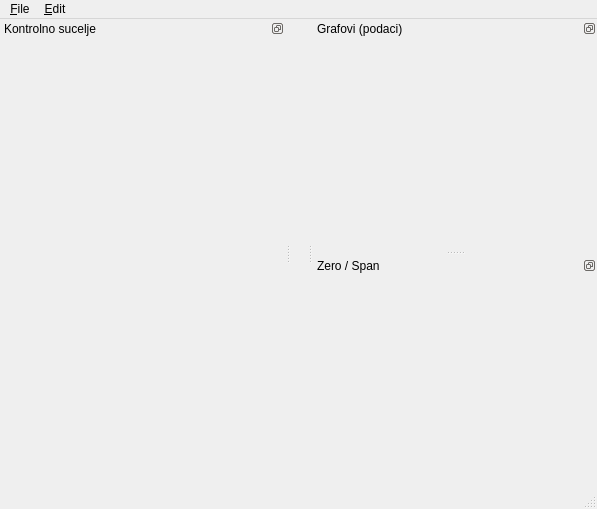
<?xml version="1.0" encoding="UTF-8"?>
<ui version="4.0">
 <class>MainWindow</class>
 <widget class="QMainWindow" name="MainWindow">
  <property name="geometry">
   <rect>
    <x>0</x>
    <y>0</y>
    <width>597</width>
    <height>509</height>
   </rect>
  </property>
  <property name="sizePolicy">
   <sizepolicy hsizetype="Expanding" vsizetype="Expanding">
    <horstretch>0</horstretch>
    <verstretch>0</verstretch>
   </sizepolicy>
  </property>
  <property name="mouseTracking">
   <bool>true</bool>
  </property>
  <property name="windowTitle">
   <string>Kontrola podataka</string>
  </property>
  <widget class="QWidget" name="centralwidget">
   <property name="sizePolicy">
    <sizepolicy hsizetype="Minimum" vsizetype="Minimum">
     <horstretch>0</horstretch>
     <verstretch>0</verstretch>
    </sizepolicy>
   </property>
   <property name="maximumSize">
    <size>
     <width>16</width>
     <height>614</height>
    </size>
   </property>
   <layout class="QHBoxLayout" name="horizontalLayout">
    <property name="spacing">
     <number>0</number>
    </property>
    <property name="margin">
     <number>0</number>
    </property>
   </layout>
  </widget>
  <widget class="QMenuBar" name="menubar">
   <property name="geometry">
    <rect>
     <x>0</x>
     <y>0</y>
     <width>597</width>
     <height>18</height>
    </rect>
   </property>
   <widget class="QMenu" name="menu_File">
    <property name="title">
     <string>&amp;File</string>
    </property>
    <addaction name="action_Log_in"/>
    <addaction name="action_Log_out"/>
    <addaction name="action_reconnectREST"/>
    <addaction name="separator"/>
    <addaction name="action_Save_preset"/>
    <addaction name="action_Load_preset"/>
    <addaction name="separator"/>
    <addaction name="action_Exit"/>
   </widget>
   <widget class="QMenu" name="menu_Edit">
    <property name="title">
     <string>&amp;Edit</string>
    </property>
    <widget class="QMenu" name="menuSatni_graf">
     <property name="title">
      <string>Satni graf</string>
     </property>
     <addaction name="action_SatniGrid"/>
     <addaction name="action_SatniCursor"/>
     <addaction name="action_SatniSpan"/>
     <addaction name="action_SatniMinorTicks"/>
     <addaction name="action_SatniLegenda"/>
    </widget>
    <widget class="QMenu" name="menuMinutni_graf">
     <property name="title">
      <string>Minutni graf</string>
     </property>
     <addaction name="action_MinutniGrid"/>
     <addaction name="action_MinutniCursor"/>
     <addaction name="action_MinutniSpan"/>
     <addaction name="action_MinutniMinorTicks"/>
     <addaction name="action_MinutniLegenda"/>
    </widget>
    <addaction name="menuSatni_graf"/>
    <addaction name="separator"/>
    <addaction name="menuMinutni_graf"/>
   </widget>
   <addaction name="menu_File"/>
   <addaction name="menu_Edit"/>
  </widget>
  <widget class="QStatusBar" name="statusBar"/>
  <widget class="QDockWidget" name="dockWidget_kontrola">
   <property name="sizePolicy">
    <sizepolicy hsizetype="Minimum" vsizetype="Minimum">
     <horstretch>0</horstretch>
     <verstretch>0</verstretch>
    </sizepolicy>
   </property>
   <property name="features">
    <set>QDockWidget::DockWidgetFloatable|QDockWidget::DockWidgetMovable</set>
   </property>
   <property name="windowTitle">
    <string>Kontrolno sucelje</string>
   </property>
   <attribute name="dockWidgetArea">
    <number>1</number>
   </attribute>
   <widget class="QWidget" name="dockWidgetContents_kontrola"/>
  </widget>
  <widget class="QDockWidget" name="dockWidget_grafovi">
   <property name="enabled">
    <bool>true</bool>
   </property>
   <property name="sizePolicy">
    <sizepolicy hsizetype="Expanding" vsizetype="Expanding">
     <horstretch>0</horstretch>
     <verstretch>0</verstretch>
    </sizepolicy>
   </property>
   <property name="features">
    <set>QDockWidget::DockWidgetFloatable|QDockWidget::DockWidgetMovable</set>
   </property>
   <property name="windowTitle">
    <string>Grafovi (podaci)</string>
   </property>
   <attribute name="dockWidgetArea">
    <number>2</number>
   </attribute>
   <widget class="QWidget" name="dockWidgetContents_grafovi">
    <property name="sizePolicy">
     <sizepolicy hsizetype="Ignored" vsizetype="Ignored">
      <horstretch>0</horstretch>
      <verstretch>0</verstretch>
     </sizepolicy>
    </property>
   </widget>
  </widget>
  <widget class="QDockWidget" name="dockWidget_zerospan">
   <property name="sizePolicy">
    <sizepolicy hsizetype="Expanding" vsizetype="Expanding">
     <horstretch>0</horstretch>
     <verstretch>0</verstretch>
    </sizepolicy>
   </property>
   <property name="features">
    <set>QDockWidget::DockWidgetFloatable|QDockWidget::DockWidgetMovable</set>
   </property>
   <property name="windowTitle">
    <string>Zero / Span</string>
   </property>
   <attribute name="dockWidgetArea">
    <number>2</number>
   </attribute>
   <widget class="QWidget" name="dockWidgetContents_zerospan"/>
  </widget>
  <action name="action_Exit">
   <property name="text">
    <string>&amp;Exit</string>
   </property>
   <property name="toolTip">
    <string>Izlaz iz aplikacije</string>
   </property>
   <property name="statusTip">
    <string>Izlaz iz aplikacije</string>
   </property>
   <property name="shortcut">
    <string>Alt+Q</string>
   </property>
  </action>
  <action name="action_SatniGrid">
   <property name="checkable">
    <bool>true</bool>
   </property>
   <property name="text">
    <string>Grid toggle</string>
   </property>
   <property name="toolTip">
    <string>Crtaj grid na satnom grafu</string>
   </property>
   <property name="statusTip">
    <string>Crtaj grid na satnom grafu</string>
   </property>
  </action>
  <action name="action_SatniCursor">
   <property name="checkable">
    <bool>true</bool>
   </property>
   <property name="text">
    <string>Cursor toggle</string>
   </property>
   <property name="toolTip">
    <string>Pomocni cursor na satnom grafu</string>
   </property>
   <property name="statusTip">
    <string>Pomocni cursor na satnom grafu</string>
   </property>
  </action>
  <action name="action_SatniSpan">
   <property name="checkable">
    <bool>true</bool>
   </property>
   <property name="text">
    <string>Span selection toggle</string>
   </property>
   <property name="toolTip">
    <string>Span izbor vise tocaka na satnom grafu</string>
   </property>
   <property name="statusTip">
    <string>Span izbor vise tocaka na satnom grafu</string>
   </property>
  </action>
  <action name="action_SatniMinorTicks">
   <property name="checkable">
    <bool>true</bool>
   </property>
   <property name="text">
    <string>Minor ticks toggle</string>
   </property>
   <property name="toolTip">
    <string>Prikaz minor tickova na satnom grafu</string>
   </property>
   <property name="statusTip">
    <string>Prikaz minor tickova na satnom grafu</string>
   </property>
  </action>
  <action name="action_MinutniGrid">
   <property name="checkable">
    <bool>true</bool>
   </property>
   <property name="text">
    <string>Grid toggle</string>
   </property>
   <property name="toolTip">
    <string>Crtaj grid na minutnom grafu</string>
   </property>
   <property name="statusTip">
    <string>Crtaj grid na minutnom grafu</string>
   </property>
  </action>
  <action name="action_MinutniCursor">
   <property name="checkable">
    <bool>true</bool>
   </property>
   <property name="text">
    <string>Cursor toggle</string>
   </property>
   <property name="toolTip">
    <string>Pomocni cursor na minutnom grafu</string>
   </property>
   <property name="statusTip">
    <string>Pomocni cursor na minutnom grafu</string>
   </property>
  </action>
  <action name="action_MinutniSpan">
   <property name="checkable">
    <bool>true</bool>
   </property>
   <property name="text">
    <string>Span selector toggle</string>
   </property>
   <property name="toolTip">
    <string>Span izbor vise tocaka na minutnom grafu</string>
   </property>
   <property name="statusTip">
    <string>Span izbor vise tocaka na minutnom grafu</string>
   </property>
  </action>
  <action name="action_MinutniMinorTicks">
   <property name="checkable">
    <bool>true</bool>
   </property>
   <property name="text">
    <string>Minor ticks toggle</string>
   </property>
   <property name="toolTip">
    <string>Prikaz minor tickova na minutnom grafu</string>
   </property>
   <property name="statusTip">
    <string>Prikaz minor tickova na minutnom grafu</string>
   </property>
  </action>
  <action name="action_reconnectREST">
   <property name="text">
    <string>Reconnect to REST</string>
   </property>
   <property name="toolTip">
    <string>Reinicijalizacija veze sa REST servisom</string>
   </property>
   <property name="statusTip">
    <string>Ucitaj podatke</string>
   </property>
  </action>
  <action name="action_Load_preset">
   <property name="text">
    <string>&amp;Load preset from...</string>
   </property>
  </action>
  <action name="action_Save_preset">
   <property name="text">
    <string>Save preset as...</string>
   </property>
  </action>
  <action name="action_SatniLegenda">
   <property name="checkable">
    <bool>true</bool>
   </property>
   <property name="text">
    <string>Legenda toggle</string>
   </property>
   <property name="toolTip">
    <string>Prikaz legende na agregiranom grafu</string>
   </property>
  </action>
  <action name="action_MinutniLegenda">
   <property name="checkable">
    <bool>true</bool>
   </property>
   <property name="text">
    <string>Legenda toggle</string>
   </property>
   <property name="toolTip">
    <string>Prikaz legende na minutnom grafu</string>
   </property>
  </action>
  <action name="action_Log_in">
   <property name="text">
    <string>Log in</string>
   </property>
  </action>
  <action name="action_Log_out">
   <property name="text">
    <string>Log out</string>
   </property>
  </action>
 </widget>
 <resources/>
 <connections/>
</ui>
